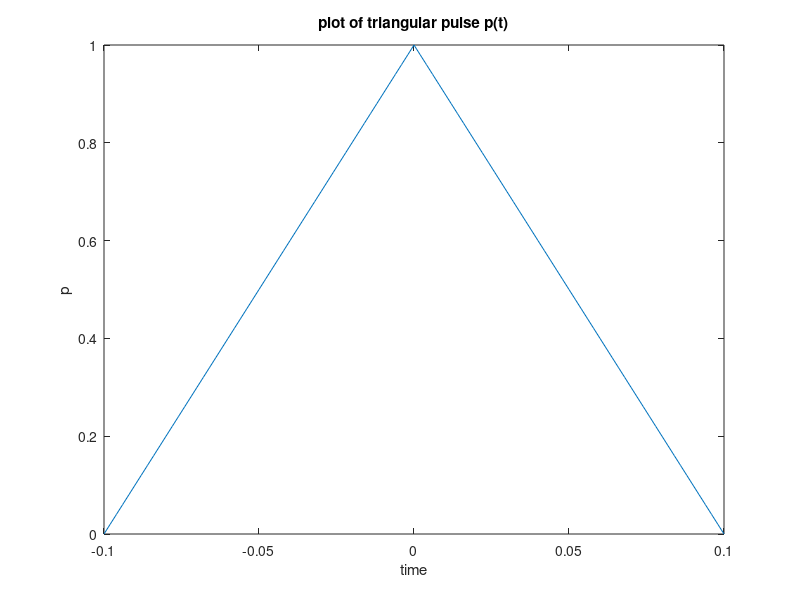
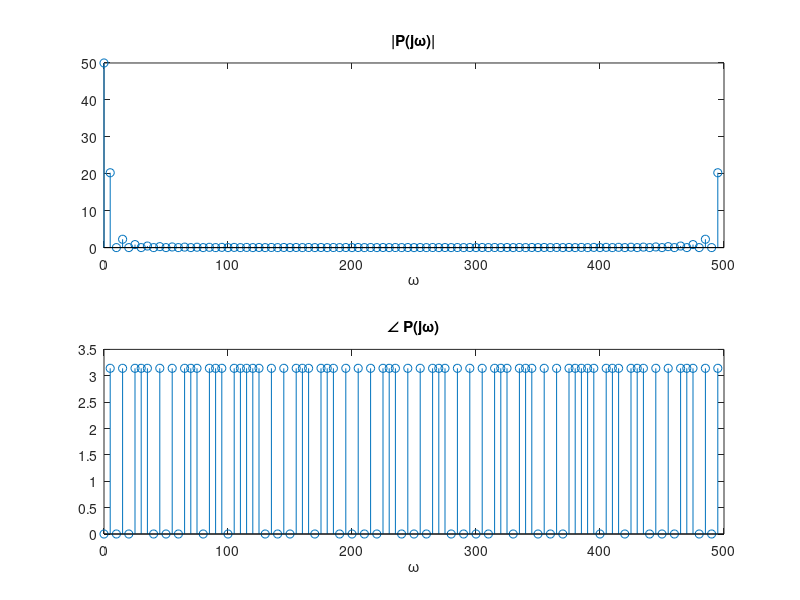
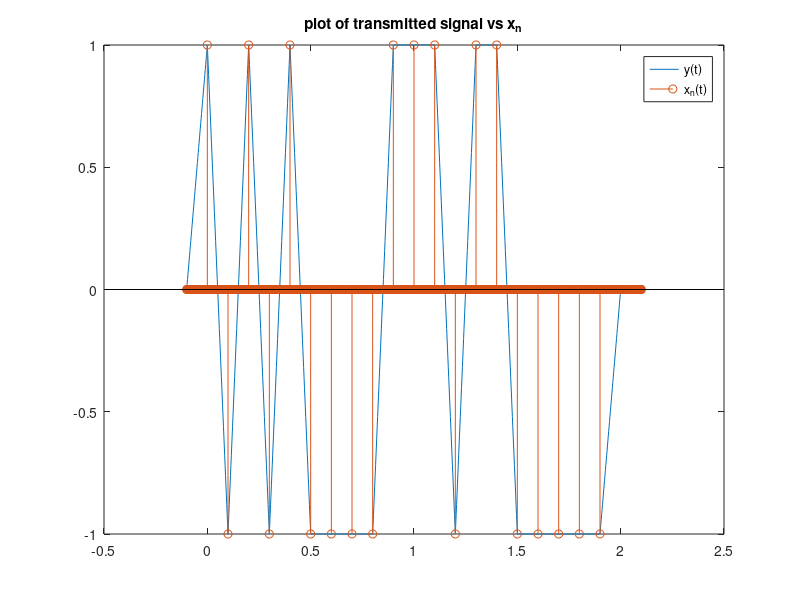
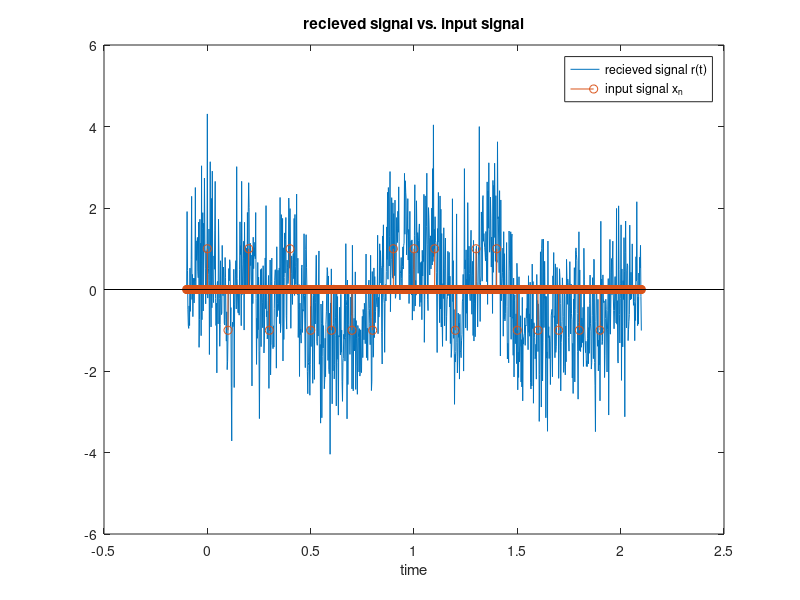

Here is the MATLAB script that generated these plots, in order:
clear, close all

% param
N = 20; % number of bits
Tp = 0.1; % half the pulse width
dt = Tp/50; % sampling frequency -- keep this constant
fb = 1/(Tp); % bit rate
dt_b = 1/fb; % bit period (how long between bits)
t = 0:dt:(dt_b*N); % time range -- not sure if this is right
sigma = 1; % noise parameter for part e

% upper limit is the number of bit periods times the number of bits

%% PART A -- need graphs, etc
t_pulse = -Tp:dt:Tp;
p = 1-abs(t_pulse./Tp);
% creates triangular pulse that is 2*Tp wide in time

% plot(t_pulse,p)

transform = fft((p(1:end-1)));
Fs = 1/dt;
f = Fs * (0:length(transform)-1)/length(transform);

% figure, stem(abs(transform))

% testing shifted vs unshifted
% x = [0:0.2:1 0.8:-0.2:0.2];
% X = fft(x); X_shift=fft(fftshift(x));
% figure,subplot(2,1,1)
% stem(angle(X))
% subplot(2,1,2), stem(angle(X_shift))
% 
% figure,subplot(2,1,1)
% stem(abs(X))
% subplot(2,1,2)
% stem(abs(X_shift))

%% PART C
bits = 2*((rand(1,N)<0.5)-0.5);

%% PART D

% Thomas
% How I think x should be generated: u take the bits defined in c, and put
% them into an array along with time. every Ts time, there will be one of
% the spikes corresponding to one in bits
% result is kinda same as urs evan, but maybe its more general? idk

% makes a time vector of appropriate length. I chose Ts arbitrarily
Ts = 1/fb;
tx = 0:dt:(N)*Ts;

% insert the message onto xn, put a spike every Ts seconds
xn = zeros(size(tx));
for i=0:N-1
    xn(abs(tx - i * Ts) < .0001) = bits(i+1);
end
% calculate the convolution
y_conv = conv(xn, p);

%% part E
% add noise as specified
nt = sigma*randn(1,length(y_conv));
rt = nt + y_conv;

%% part F

% make a new time axis, again, time is increased by Tp on both sides
tx_out = -Tp:dt:(N)*Ts + Tp;
xhat = zeros(size(rt));
xhat_matched = zeros(size(rt));

p_negt = flip(p);
zn = conv(rt, p_negt, "same");

% make the zero array then add the +1 or -1 as described in the doc
for i=0:N-1
    index = find(abs(tx_out - i* Ts) < .001);
    if rt(index) > 0
        xhat(index) = 1;
    else
        xhat(index) = -1;
    end

    if zn(index) > 0
        xhat_matched(index) = 1;
    else
        xhat_matched(index) = -1;
    end

end


%% Part g
% i
figure;
plot(t_pulse, p);
xlabel('time'),ylabel('p')
title('plot of triangular pulse p(t)')

% TODO plot fft and hand calculate fft
figure
subplot(2, 1, 1)
stem(f, abs(transform))
title('|P(j\omega)|')
xlabel('\omega')
subplot(2, 1, 2)
% correcting phase noise -- the imagionary values were extremely tiny but
% were still causing there to be nonzero phase when the phase should've
% actually been zero

true_phase = zeros(length(transform),1);

for i = 1:length(transform)
    if imag(transform(i)) < 1e-6
        true_phase(i) = angle(real(transform(i)));
    else
        true_phase(i) = angle(transform(i));
    end
end

stem(f,true_phase)
xlabel('\omega')
title('\angle P(j\omega)')
%%
% ii
figure;
plot(tx_out, y_conv)
hold on, stem(tx_out,[zeros(1, floor(length(p)/2)) xn zeros(1, floor(length(p)/2))])
title('plot of transmitted signal vs x_n')
legend('y(t)','x_n(t)')
hold off
% iii
figure;
plot(tx_out, rt);
% plot it against the original impulse message. append zeros. the
% convolution will increase size of axis by half of the size of triangle
% (Tp) on both sides, so add that on
hold on,stem(tx_out,[zeros(1, floor(length(p)/2)) xn zeros(1, floor(length(p)/2))])
title('recieved signal vs. input signal')
xlabel('time')
legend('recieved signal r(t)','input signal x_n')
hold off

% iv
figure, hold on
stem(tx, xhat(Tp/dt+1:end-Tp/dt)),stem(tx,xn)
legend('Signed-based reciever','input signal')
title('sent message and decoded message, signed-based reciever')
xlabel('time')
hold off

figure,hold on
stem(tx, xhat_matched(Tp/dt+1:end-Tp/dt)),stem(tx,xn)
legend('Matched filter reciever','input signal')
title('sent message and decoded message, matched filter reciever')
xlabel('time')
hold off

% v
% bit rate 
disp("Bit rate: " + fb)
disp("noise standard deviation (essentially 1): " + std(nt))

Py = sum(y_conv.^2 * dt);
Pn = sum(nt.^2 * dt);
disp("SNR: " + Py/Pn);

% error rate calculations
xn_sign = xhat(xhat ~= 0);
xn_matched = xhat_matched(xhat ~= 0);
error_rate_sign = sum(xn_sign ~= bits)/N;
error_rate_matched = sum(xn_matched ~= bits)/N;

disp("sign-based reciever error rate: " + error_rate_sign);
disp("matched filter error rate: " + error_rate_matched);

%% part 2

% cycle through the different fb
for inter = 1:2
    fb = 1/inter/Tp;
    sigmarray = 0:.1:1;
    snrs = zeros(size(sigmarray));
    errorSign = zeros(size(sigmarray));
    errorMatch = zeros(size(sigmarray));
    % cycle through sigmas
    for in = 1:length(sigmarray)
        % do stuff that i copied from above
        thisig = sigmarray(in);
    
        bits = 2*((rand(1,N)<0.5)-0.5);
        Ts = 1/fb;
        tx = 0:dt:(N)*Ts;
        
        % insert the message onto xn, put a spike every Ts seconds
        xn = zeros(size(tx));
        for i=0:N-1
            xn(abs(tx - i * Ts) < .0001) = bits(i+1);
        end
        % calculate the convolution
        y_conv = conv(xn, p);
        
        nt = thisig*randn(1,length(y_conv));
        rt = nt + y_conv;
        
        tx_out = -Tp:dt:(N)*Ts + Tp;
        xhat = zeros(size(rt));
        xhat_matched = zeros(size(rt));
        
        p_negt = flip(p);
        zn = conv(rt, p_negt, "same");
        
        % make the zero array then add the +1 or -1 as described in the doc
        for i=0:N-1
            index = find(abs(tx_out - i* Ts) < .001);
            if rt(index) > 0
                xhat(index) = 1;
            else
                xhat(index) = -1;
            end
        
            if zn(index) > 0
                xhat_matched(index) = 1;
            else
                xhat_matched(index) = -1;
            end
        
        end
        Py = sum(y_conv.^2 * dt);
        Pn = sum(nt.^2 * dt);
        % disp("SNR: " + Py/Pn);
        
        snrs(in) = Py/Pn;
        if Pn == 0
            snrs(in) = 0;
        end
        xn_sign = xhat(xhat ~= 0);
        xn_matched = xhat_matched(xhat ~= 0);
        error_rate_sign = sum(xn_sign ~= bits)/N;
        error_rate_matched = sum(xn_matched ~= bits)/N;
    end
    figure;
    hold on
    plot(errorSign, snrs);
    plot(errorMatch, snrs);
    ylabel("snr");
    xlabel("error");
end
